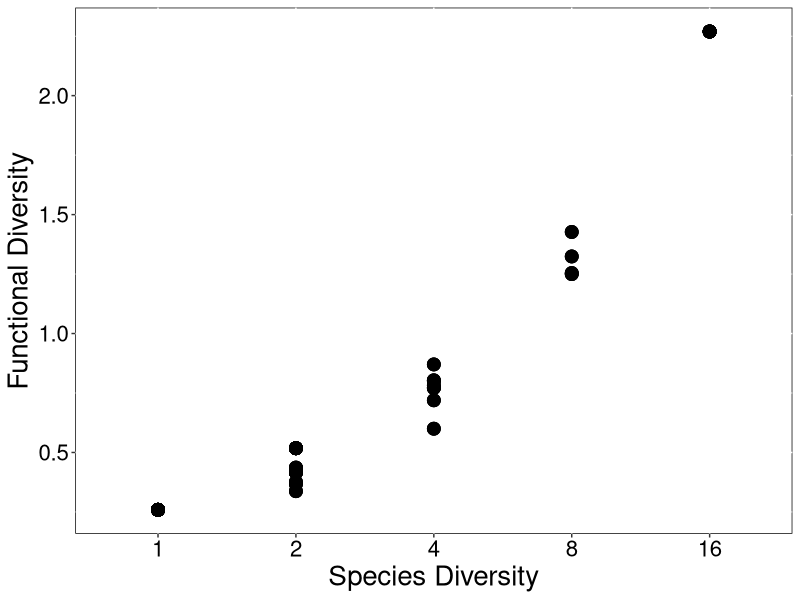
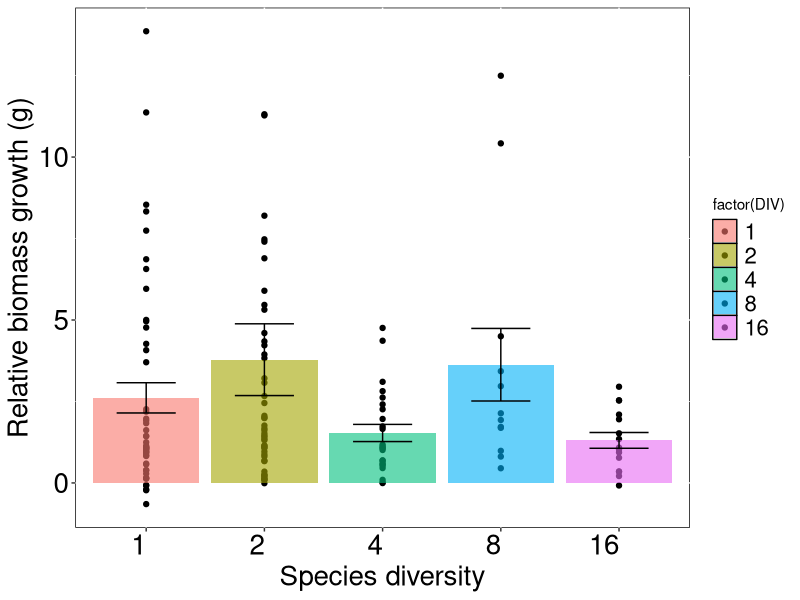
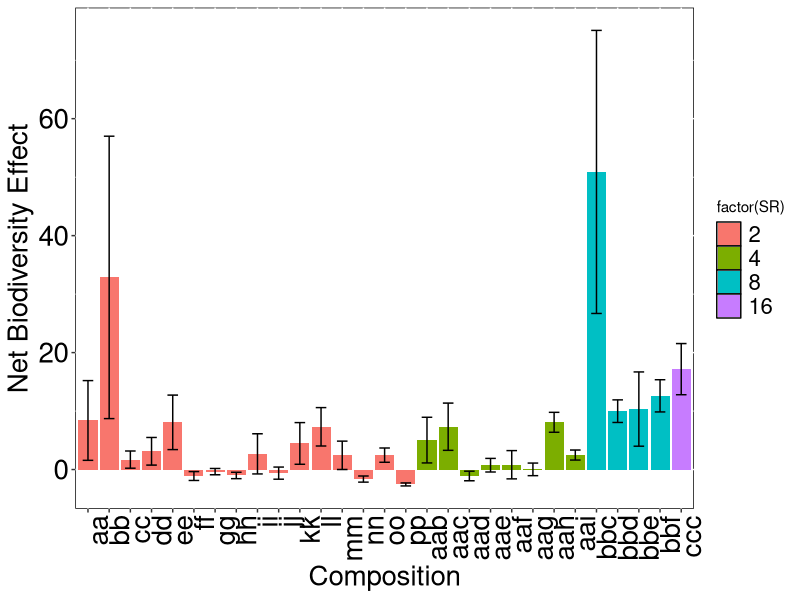
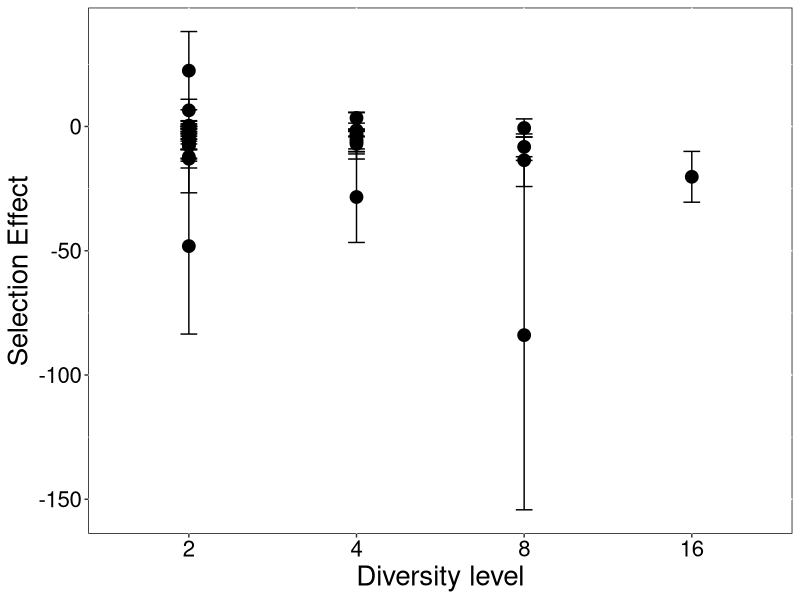

Write R code to recreate these figures, in order. (Note: this script raises an error after producing the figures.)
  library(dplyr)
  library(ggplot2)
  
  biom <- read.csv("data/BDcrescimento_por_plot.csv")
  biom <- arrange(biom, plot)
  
  no <-read.csv("no_geange.csv")
  no <- arrange(no, PLOT)
  no$PLOT <- as.factor(no$PLOT)
  
  fd <- read.csv("FD.csv")
  fd <- arrange(fd, plot)
  fd$plot <- as.factor(fd$plot)
  
  biom$plot == no$PLOT
  no$PLOT == fd$plot
  
  oy <- read.csv("overyield_Ben.csv")
  oy <- arrange(oy, plot)
  oy$plot <- as.factor(oy$plot)
  
  chp <- cbind(no, biom[,-c(1,2)], fd[,-3])
  summary(chp)
  chp <- as.data.frame(chp)

#
f<- fd %>% filter( SR != "1")
n<- no %>% filter( DIV != "1")
chp2 <- cbind(f, n[,-c(1,2)], oy[,-1])

#Como a diversidade funcional cresce com a diversidade
f <- summarise(group_by(fd, SR, plot),
                   fd=mean(PD, na.rm=T))
f$SR<-as.factor(f$SR)
f$plot<-as.factor(f$plot)
ggplot(f, aes(y=fd, x=SR, fill=factor(plot)))+
  geom_point(size=4,show.legend = FALSE)+
  #geom_smooth(method="auto")+
  xlab("Species Diversity")+
  ylab("Functional Diversity")+
  theme(axis.text.x = element_text(size=16, colour="black"),
        axis.title = element_text(size=20),
        axis.text.y = element_text(size=16,colour="black"),
        panel.background = element_rect(fill='white', colour='black'))


# Plot de crescimento de biomassa por diversidade. 
library(dplyr)
sdErr <- function(x) sqrt(var(x,na.rm=TRUE)/length(na.omit(x)))

bioma <- summarise(group_by(chp, DIV),
                   bioms=mean(cresc.biomassa, na.rm=T),
                   bstdr=sd(cresc.biomassa),
                   er=sdErr(cresc.biomassa))

bioma$DIV <- as.factor(bioma$DIV)

point <- select(chp, DIV, cresc.biomassa)
point$DIV <- as.factor(point$DIV)
 
chp$DIV <- as.factor(chp$DIV)
chp<- filter(chp, PLOT != "73")

ggplot(bioma, aes(y=bioms, x= DIV, fill=factor(DIV)))+
  theme(axis.text.x = element_text( hjust = 1, size=20),
        axis.text.y=element_text(size=20), 
        axis.title=element_text(size=20), 
        panel.background = element_rect(fill='white', colour='black'), 
        axis.text=element_text(colour="black"),
        legend.text=element_text(size=16))+
  geom_point(data=chp, aes(y=cresc.biomassa, x=DIV))+
  geom_bar(stat="identity",position="dodge", alpha = 0.6)+
  ylab("Relative biomass growth (g)")  +  xlab("Species diversity")+ 
  geom_errorbar(aes(ymin=bioms - er, ymax= bioms+ er), width=.5,
                position=position_dodge(.5))
   


# Plot de NBE por diversidade por composição
biomax <- summarise(group_by(chp2, SR, COMP),
                    nbe=mean(NBE, na.rm=T),
                    nbesd=sdErr(NBE))
                    
ggplot(biomax,aes(y=nbe, x= reorder(COMP, SR), fill=factor(SR)))+
  theme(axis.text.x = element_text( hjust = 1, size=20, angle=90),
        axis.text.y=element_text(size=20), 
        axis.title=element_text(size=20), 
        panel.background = element_rect(fill='white', colour='black'), 
        axis.text=element_text(colour="black"),
        legend.text=element_text(size=16))+
  geom_bar(stat="identity",position="dodge")+
  ylab("Net Biodiversity Effect")  +  xlab("Composition")+ 
  geom_errorbar(aes(ymin=nbe - nbesd, ymax= nbe+ nbesd), width=.5,
                position=position_dodge(.5))


# NBE por diversidade
bioma2 <- summarise(group_by(chp2, SR, COMP),
                   nbe=mean(NBE),
                   nbesd=sd(NBE),
                   se=mean(SE),
                   sesd=sdErr(SE),
                   ce=mean(CE),
                   cesd=sdErr(CE))

bioma2$SR <- as.factor(bioma2$SR)
ggplot(bioma2, aes(y=se, x=SR, fill=factor(COMP)))+
  geom_point(size=4,show.legend = FALSE)+
  #geom_smooth(method="auto")+
  xlab("Diversity level")+
  ylab("Selection Effect")+
    theme(axis.text.x = element_text(size=16, colour="black"),
        axis.title = element_text(size=20),
        axis.text.y = element_text(size=16,colour="black"),
        panel.background = element_rect(fill='white', colour='black'))+
  geom_errorbar(aes(ymin=se - sesd, ymax= se+ sesd), width=.1)


#Qual espécie tem a maior produção de biomassa?
s <- read.csv("data/BDcrescimento_por_sp_por_plot.csv")
library(ggplot2)
s$div <- as.factor(s$div)

spbiom <- summarise(group_by(s, div, especie),
                    cb=mean(cresc.biomassa, na.rm=T),
                    scb=se(cresc.biomassa))

spbioma <- filter(spbiom, div=="16")

ggplot(spbioma, aes(y=cb, x= especie))+
    theme(axis.text.x = element_text(size=20, angle=90),
          axis.text.y=element_text(size=16), 
          axis.title=element_text(size=16), 
          panel.background = element_rect(fill='white', colour='black'), 
          axis.text=element_text(colour="black"),
          legend.text=element_text(size=16))+
      geom_bar(stat="identity",position="dodge", alpha = 0.6)+
  ylab("Relative biomass growth (g)")  +  xlab("Species")+ 
  ggtitle("Species diversity 16")+
  geom_errorbar(aes(ymin=cb - scb, ymax= cb+ scb), width=.5,
                position=position_dodge(.5))+
  scale_x_discrete(labels = c('C.vit','A.col','S.mac',"P.pyr", "A.cea", "C.has","P.mar", "C.lept","H.imp", "Z.joa","P.sti","M.ten","L.fer","C.lepr","A.pyr"))


